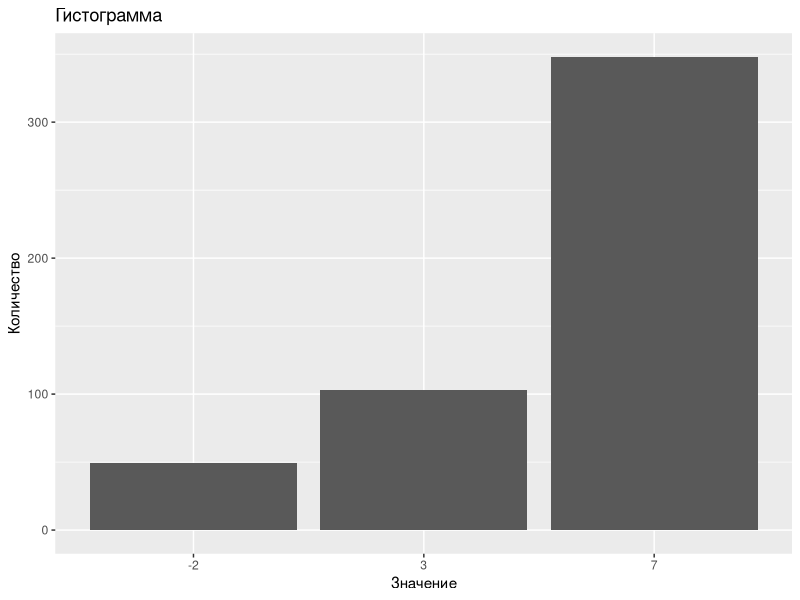
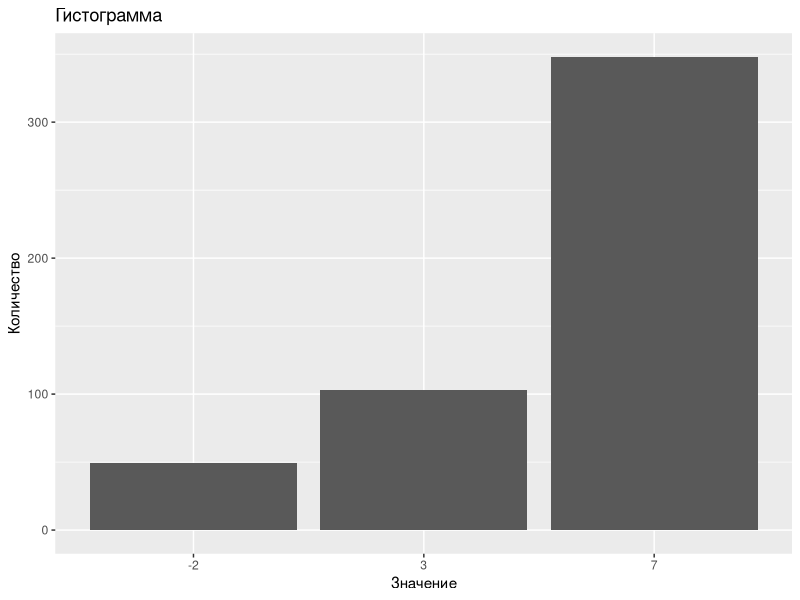
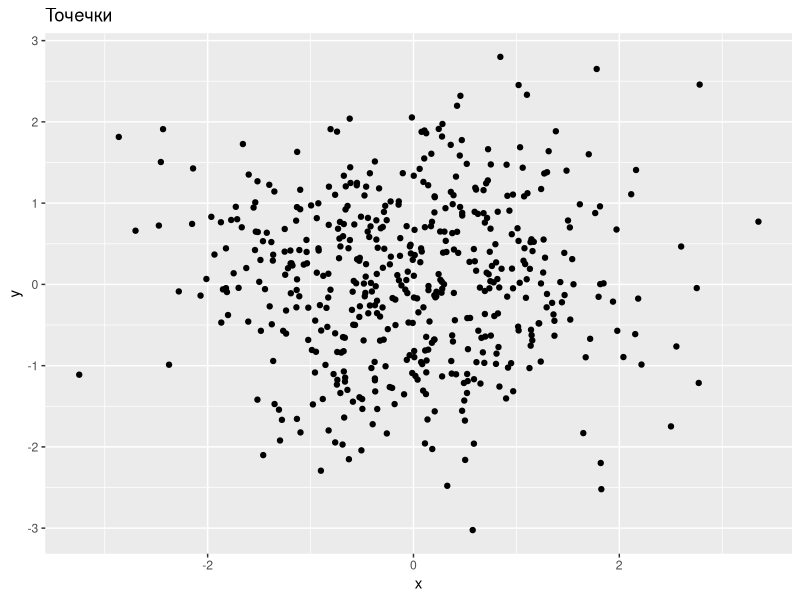
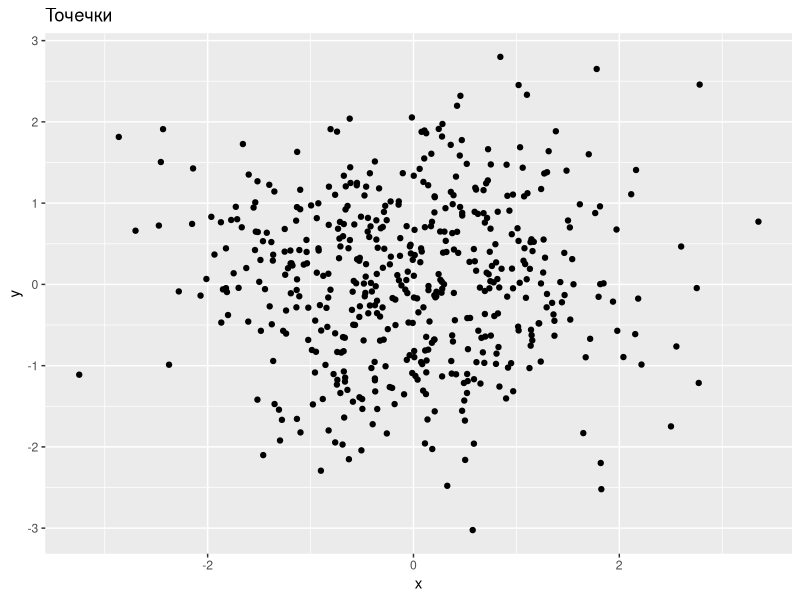

Recreate these plots in R, in order.
## ---- chunk 1
library(ggplot2)
## ---- chunk 2
5 + 9
## ---- chunk 3
a <- factorial(4)
b <- 2^3
a + b
## ---- chunk 4
a <- 1 / 0
a
## ---- chunk 5
1 / (a - 9)
## ---- chunk 6
atan(Inf)
## ---- chunk 7
pi / 2
## ---- chunk 8
0 / 0
## ---- chunk 9
a <- 3:10
a
## ---- chunk 10
b <- rep(777, times = 5)
b
## ---- chunk 11
vect <- c(5, -4, 1)
## ---- chunk 12
sum(vect)
## ---- chunk 13
mean(vect)
## ---- chunk 14
h <- sample(1:5, 300, rep = TRUE)
## ---- chunk 15
str(h)
head(h)
tail(h)
## ---- chunk 16
x.val <- c(-2, 3, 7)
x.pr <- c(0.1, 0.2, 0.7)
## ---- chunk 17
s <- sample(x.val, 500, rep = TRUE, x.pr)
str(s)
## ---- chunk 18
qplot(factor(s), xlab = "Значение", ylab = "Количество", main = "Гистограмма")
## ---- chunk 19
s_df <- data.frame(s)
ggplot(s_df) + geom_bar(aes(factor(s))) + labs(x = "Значение", y = "Количество", title = "Гистограмма")
## ---- chunk 20
x <- rnorm(500) # 500 нормальных величин со средним 0 и дисперсией 1
y <- rnorm(500) # 500 нормальных величин со средним 0 и дисперсией
qplot(x, y, main = "Точечки")
## ---- chunk 21
xy_df <- data.frame(x = x, y = y)
ggplot(xy_df) + geom_point(aes(x, y)) + labs(title = "Точечки")
## ---- chunk 22
b <- s[s > 0]
b
str(b)
## ---- chunk 23
s[6:20]
## ---- chunk 24
s[c(5, 7, 13)]
## ---- chunk 25
sum(s == 3)
## ---- chunk 26
length(b)
## ---- chunk 27
0.4 + 0.1 == 0.5
## ---- chunk 28
0.4 - 0.1 == 0.3
